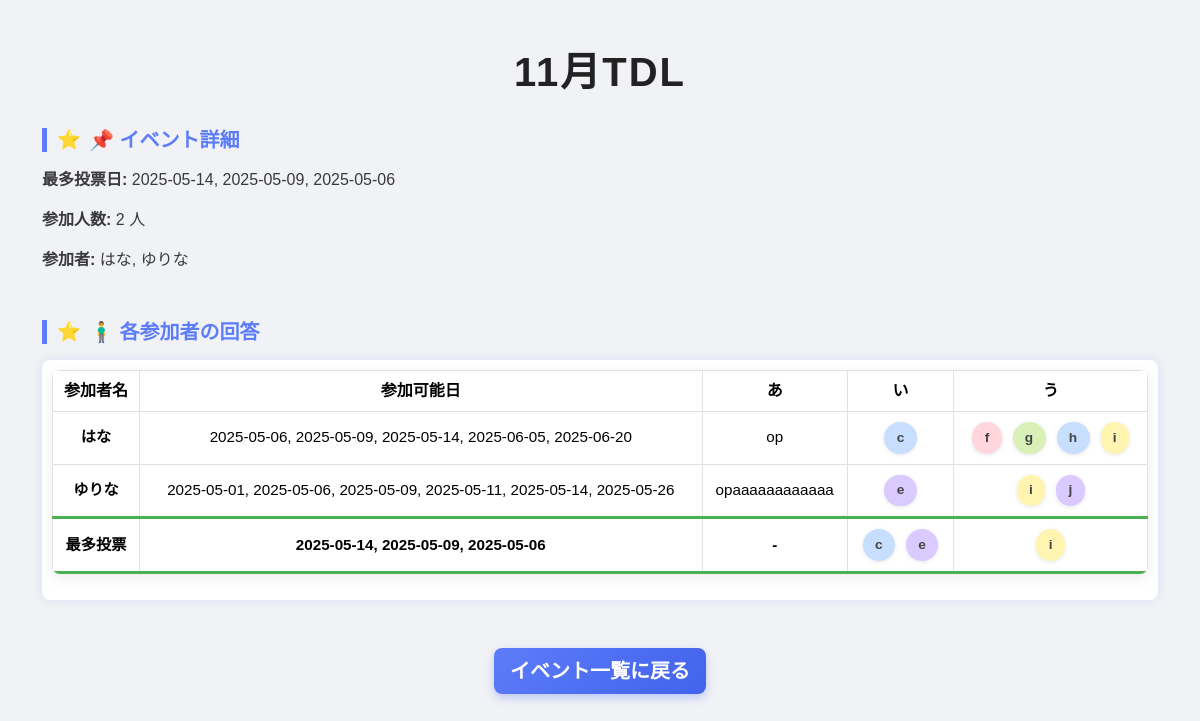
Screenshot of /events/7 with the database file from the repository.
### app.py (models this page shows)
class Event(db.Model):
    id = db.Column(db.Integer, primary_key=True)
    name = db.Column(db.String(100), nullable=False)
    date_options = db.Column(db.String(500), nullable=False)  # カンマ区切りの日付文字列
    questions = db.relationship('Question', backref='event', cascade='all, delete-orphan')
    participants = db.relationship('Participant', backref='event', cascade='all, delete-orphan')

class Question(db.Model):
    id = db.Column(db.Integer, primary_key=True)
    event_id = db.Column(db.Integer, db.ForeignKey('event.id'), nullable=False)
    text = db.Column(db.String(200), nullable=False)
    type = db.Column(db.String(20), nullable=False)  # 'text', 'radio', 'checkbox'
    options = db.relationship('QuestionOption', backref='question', cascade='all, delete-orphan')

class Participant(db.Model):
    id = db.Column(db.Integer, primary_key=True)
    name = db.Column(db.String(100), nullable=False)
    selected_dates = db.Column(db.String(200), nullable=False)  # カンマ区切り
    event_id = db.Column(db.Integer, db.ForeignKey('event.id'), nullable=False)
    answers = db.relationship('ParticipantAnswer', backref='participant', cascade='all, delete-orphan')

class ParticipantAnswer(db.Model):
    id = db.Column(db.Integer, primary_key=True)
    participant_id = db.Column(db.Integer, db.ForeignKey('participant.id'), nullable=False)
    question_id = db.Column(db.Integer, db.ForeignKey('question.id'), nullable=False)
    answer_text = db.Column(db.Text, nullable=True)

### app.py (the view)
@app.route('/events/<int:event_id>')
def event_detail(event_id):
    event = Event.query.get_or_404(event_id)
    questions = event.questions
    date_participants_map = {}
    for d_str in event.date_options.split(','):
        d_str = d_str.strip()
        if not d_str:
            continue
        date_participants_map[d_str] = []
    for p in event.participants:
        for d in p.selected_dates.split(','):
            d = d.strip()
            if d in date_participants_map:
                date_participants_map[d].append(p.name)
    participant_answers = []
    for p in event.participants:
        answers = {}
        for ans in p.answers:
            answers[ans.question_id] = ans.answer_text
        participant_answers.append({
            'name': p.name,
            'selected_dates': p.selected_dates.split(','),
            'answers': answers
        })
    max_participation_count = 0
    most_selected_dates = []
    for d, participants_list in date_participants_map.items():
        count = len(participants_list)
        if count > max_participation_count:
            max_participation_count = count
            most_selected_dates = [d]
        elif count == max_participation_count:
            most_selected_dates.append(d)
    from collections import Counter
    question_most_answers = {}
    for q in questions:
        if q.type not in ['radio', 'checkbox']:
            continue
        answers_for_q = []
        for p_ans in participant_answers:
            ans = p_ans['answers'].get(q.id)
            if not ans:
                continue
            if q.type == 'checkbox':
                answers_for_q.extend([a.strip() for a in ans.split(',')])
            else:
                answers_for_q.append(ans.strip())
        if answers_for_q:
            counter = Counter(answers_for_q)
            max_count = max(counter.values())
            most_answers = [ans for ans, cnt in counter.items() if cnt == max_count]
            question_most_answers[q.id] = most_answers
        else:
            question_most_answers[q.id] = []
    return render_template("event_detail.html",
                           event=event,
                           questions=questions,
                           participant_answers=participant_answers,
                           most_selected_dates=most_selected_dates,
                           question_most_answers=question_most_answers)

### templates/event_detail.html (shortened to what this page needs)
<!DOCTYPE html>
<html lang="ja">
<head>
    <link href="https://cdn.jsdelivr.net/npm/bootstrap@5.3.3/dist/css/bootstrap.min.css" rel="stylesheet">
</head>
<body class="container py-5">
    <h1>{{ event.name }}</h1>
    <div class="mb-5">
        <h4>📌 イベント詳細</h4>
        <p><strong>最多投票日:</strong> {{ most_selected_dates | join(', ') }}</p>
        <p><strong>参加人数:</strong> {{ participant_answers | length }} 人</p>
        <p><strong>参加者:</strong>
            {% if participant_answers %}
                {{ participant_answers | map(attribute='name') | join(', ') }}
            {% else %}
                - 参加者なし -
            {% endif %}
        </p>
    </div>
    <div class="mb-5">
        <h4>🧍‍♂️ 各参加者の回答</h4>
        <div class="table-responsive">
            <table class="table table-bordered text-center align-middle">
                <thead>
                    <tr>
                        <th>参加者名</th>
                        <th>参加可能日</th>
                        {% for q in questions %}
                            <th>{{ q.text }}</th>
                        {% endfor %}
                    </tr>
                </thead>
                <tbody>
                    {% for p in participant_answers %}
                        <tr>
                            <td><strong>{{ p.name }}</strong></td>
                            <td>{{ p.selected_dates | join(', ') }}</td>
                            {% for q in questions %}
                                {% set answer = p.answers.get(q.id) %}
                                {% if answer %}
                                    {% if q.type == 'radio' %}
                                        {% set options = q.options | map(attribute='text') | list %}
                                        {% set idx = options.index(answer) if answer in options else -1 %}
                                        <td><span class="answer-badge answer-color-{{ idx if idx >= 0 else 0 }}">{{ answer }}</span></td>
                                    {% elif q.type == 'checkbox' %}
                                        {% set options = q.options | map(attribute='text') | list %}
                                        {% set answer_list = answer.split(',') %}
                                        <td>
                                            {% for ans in answer_list %}
                                                {% set idx = options.index(ans.strip()) if ans.strip() in options else -1 %}
                                                <span class="answer-badge answer-color-{{ idx if idx >= 0 else 0 }}">{{ ans.strip() }}</span>
                                            {% endfor %}
                                        </td>
                                    {% else %}
                                        <td>{{ answer }}</td>
                                    {% endif %}
                                {% else %}
                                    <td>-</td>
                                {% endif %}
                            {% endfor %}
                        </tr>
                    {% endfor %}
                    <tr class="highlight-row">
                        <td>最多投票</td>
                        <td>{{ most_selected_dates | join(', ') }}</td>
                        {% for q in questions %}
                            {% if q.type == 'radio' or q.type == 'checkbox' %}
                                {% set most_answers = question_most_answers.get(q.id, []) %}
                                {% set options = q.options | map(attribute='text') | list %}
                                <td>
                                    {% for ans in most_answers %}
                                        {% set idx = options.index(ans) if ans in options else -1 %}
                                        <span class="answer-badge answer-color-{{ idx if idx >= 0 else 0 }}">{{ ans }}</span>
                                    {% endfor %}
                                </td>
                            {% else %}
                                <td>-</td>
                            {% endif %}
                        {% endfor %}
                    </tr>
                </tbody>
            </table>
        </div>
    </div>
    <div class="mt-4 text-center">
        <a href="{{ url_for('events') }}" class="btn btn-primary btn-lg">イベント一覧に戻る</a>
    </div>
</body>
</html>

### templates/event_detail.html (style rules this page uses)
body { font-family: 'Noto Sans JP', sans-serif; background: #f0f2f5; color: #3a3a3a; }
h1 { font-weight: 900; color: #222; text-align: center; margin-bottom: 2rem; letter-spacing: 0.05em; }
h4 { font-weight: 700; border-left: 5px solid #5c7cfa; padding-left: 10px; margin-bottom: 1rem; color: #5c7cfa; display: flex; align-items: center; gap: 0.5rem; font-size: 1.25rem; }
h4::before { content: "⭐"; font-size: 1.2rem; color: #5c7cfa; }
.answer-badge { display: inline-block; padding: 0.4em 0.9em; margin: 0.15em 0.25em; border-radius: 1rem; font-size: 0.9em; font-weight: 600; color: #444; white-space: nowrap; box-shadow: 0 1px 4px rgb(0 0 0 / 0.1); transition: transform 0.15s ease; cursor: default; user-select: none; }
.answer-color-0 { background-color: #ffd6dc; }
.answer-color-1 { background-color: #d9f0b8; }
.answer-color-2 { background-color: #c7deff; }
.answer-color-3 { background-color: #fff5b1; }
.answer-color-4 { background-color: #dbcaff; }
table { background: white; border-radius: 8px; overflow: hidden; box-shadow: 0 4px 14px rgb(0 0 0 / 0.08); }
thead th { background-color: #e9ecef; font-weight: 700; color: #495057; text-align: center; padding: 0.9rem 1rem; border-bottom: 2px solid #ced4da; }
tbody td { vertical-align: middle !important; padding: 0.75rem 1rem; color: #555; font-size: 0.95rem; }
.highlight-row { background: linear-gradient(90deg, #a8e6cf, #dcedc1); font-weight: 700; border-top: 3px solid #4caf50 !important; border-bottom: 3px solid #4caf50 !important; color: #2e7d32; }
.table-responsive { overflow-x: auto; -webkit-overflow-scrolling: touch; box-shadow: 0 0 10px rgb(92 124 250 / 0.15); border-radius: 8px; padding: 10px; background: white; }
.btn-primary { background: linear-gradient(135deg, #5c7cfa 0%, #4263eb 100%); border: none; box-shadow: 0 4px 8px rgb(92 124 250 / 0.35); font-weight: 600; transition: background 0.3s ease; }
a.btn-primary { text-decoration: none; }

### rows the page displays
Event: name "11月TDL"
Question: text "あ"
Question: text "い", answer "c", answer "e", most_answers "c" "e"
Question: text "う", strip "f" "g" "h" "i" "i" "j", most_answers "i"
Participant: name "はな", selected_dates "2025-05-06, 2025-05-09, 2025-05-14, 2025-06-05, 2025-06-20"
ParticipantAnswer: answer_text "op"
Participant: name "ゆりな", selected_dates "2025-05-01, 2025-05-06, 2025-05-09, 2025-05-11, 2025-05-14, 2025-05-26"
ParticipantAnswer: answer_text "opaaaaaaaaaaaa"

### other values shown
{{ most_selected_dates | join(', ') }} "2025-05-14, 2025-05-09, 2025-05-06"
{{ participant_answers | length }} "2"
{{ participant_answers | map(attribute='name') | join(', ') }} "はな, ゆりな"
